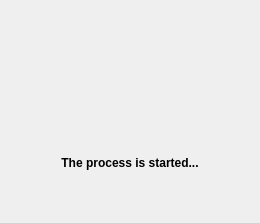
<?xml version="1.0" encoding="UTF-8"?>
<ui version="4.0">
 <class>BusyOverlay</class>
 <widget class="QWidget" name="BusyOverlay">
  <property name="geometry">
   <rect>
    <x>0</x>
    <y>0</y>
    <width>260</width>
    <height>223</height>
   </rect>
  </property>
  <property name="sizePolicy">
   <sizepolicy hsizetype="Fixed" vsizetype="Fixed">
    <horstretch>0</horstretch>
    <verstretch>0</verstretch>
   </sizepolicy>
  </property>
  <layout class="QVBoxLayout" name="verticalLayout">
   <item>
    <widget class="QLabel" name="busyAnimationLabel">
     <property name="alignment">
      <set>Qt::AlignCenter</set>
     </property>
    </widget>
   </item>
   <item>
    <widget class="QLabel" name="busyTextLabel">
     <property name="font">
      <font>
       <weight>75</weight>
       <bold>true</bold>
      </font>
     </property>
     <property name="focusPolicy">
      <enum>Qt::StrongFocus</enum>
     </property>
     <property name="text">
      <string>The process is started...</string>
     </property>
     <property name="alignment">
      <set>Qt::AlignCenter</set>
     </property>
     <property name="wordWrap">
      <bool>true</bool>
     </property>
    </widget>
   </item>
  </layout>
 </widget>
 <resources/>
 <connections/>
</ui>
